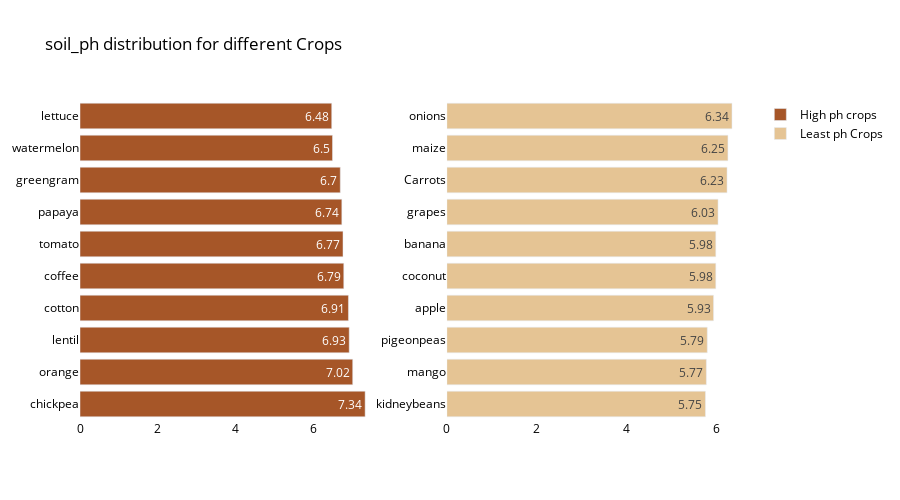

Notebook cell for this chart:
### Markdown cell above
* Soils PH Requirements for different crops

### Code cell
# create and sort DataFrame
temperature_summary= crop_average.sort_values(by='soil_ph', ascending=False)
# Create subplots
fig = make_subplots(rows=1, cols=2)
# Define data for subplots
top = temperature_summary.nlargest(10,'soil_ph')
last = temperature_summary.nsmallest(10,'soil_ph')
# Generate unique color palettes for top and last
color_palette_top = px.colors.qualitative.Set1
color_palette_last = px.colors.qualitative.Set2
# Add bar traces to subplots
fig.add_trace(go.Bar(y=top.index,x=top['soil_ph'],name="High ph crops",
        marker_color=random.choice(color_palette_top),orientation='h',
        text=top['soil_ph']),row=1, col=1)
fig.add_trace(go.Bar(y=last.index,x=last['soil_ph'],name="Least ph Crops",
        marker_color=random.choice(color_palette_last),orientation='h',
        text=last['soil_ph']),row=1, col=2)
# Update trace settings and layout
fig.update_traces(texttemplate='%{text}', textposition='inside')
fig.update_layout(title_text="soil_ph distribution for different Crops", plot_bgcolor='white',
    font_size=12,font_color='black',height=500)
# Update axes and display the figure
fig.update_xaxes(showgrid=False)
fig.update_yaxes(showgrid=False)
fig.show()

### Figure 1 — Plotly figure (JSON) as saved in the notebook; plotly's stock layout.template omitted (floating-point values rounded to 4 significant figures)
{"data": [{"marker": {"color": "rgb(166,86,40)"}, "name": "High ph crops", "orientation": "h", "text": [7.34, 7.02, 6.93, 6.91, 6.79, 6.77, 6.74, 6.7, 6.5, 6.48], "textposition": "inside", "texttemplate": "%{text}", "type": "bar", "x": [7.34, 7.02, 6.93, 6.91, 6.79, 6.77, 6.74, 6.7, 6.5, 6.48], "xaxis": "x", "y": ["chickpea", "orange", "lentil", "cotton", "coffee", "tomato", "papaya", "greengram", "watermelon", "lettuce"], "yaxis": "y"}, {"marker": {"color": "rgb(229,196,148)"}, "name": "Least ph Crops", "orientation": "h", "text": [5.75, 5.77, 5.79, 5.93, 5.98, 5.98, 6.03, 6.23, 6.25, 6.34], "textposition": "inside", "texttemplate": "%{text}", "type": "bar", "x": [5.75, 5.77, 5.79, 5.93, 5.98, 5.98, 6.03, 6.23, 6.25, 6.34], "xaxis": "x2", "y": ["kidneybeans", "mango", "pigeonpeas", "apple", "coconut", "banana", "grapes", "Carrots", "maize", "onions"], "yaxis": "y2"}], "layout": {"font": {"color": "black", "size": 12}, "height": 500, "plot_bgcolor": "white", "title": {"text": "soil_ph distribution for different Crops"}, "xaxis": {"anchor": "y", "domain": [0, 0.45], "showgrid": false}, "xaxis2": {"anchor": "y2", "domain": [0.55, 1], "showgrid": false}, "yaxis": {"anchor": "x", "domain": [0, 1], "showgrid": false}, "yaxis2": {"anchor": "x2", "domain": [0, 1], "showgrid": false}}}
